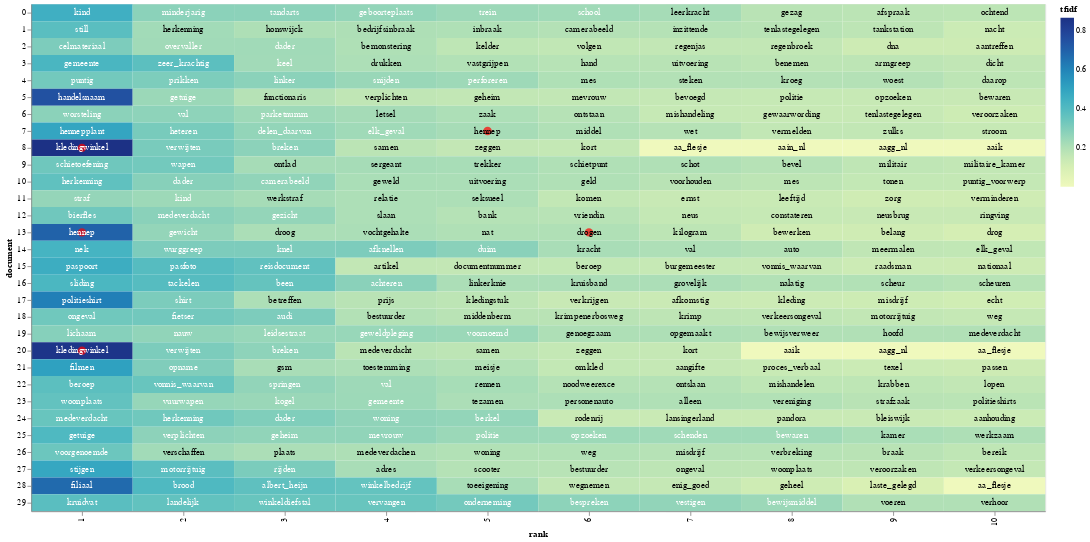

This figure's notebook cell:
### Code cell
import altair as alt
import numpy as np

# 18 = 0 / 19 = 1 / 20 = 2 / 21 = 3

a = 0

# Terms in this list will get a red dot in the visualization
term_list = ['kledingwinkel', 'hennep', 'drogen'] # Highlight the words of interest

# adding a little randomness to break ties in term ranking
top_tfidf_plusRand = top_idfs[a].copy()
top_tfidf_plusRand = top_tfidf_plusRand.iloc[:300,]
top_tfidf_plusRand['tfidf'] = top_tfidf_plusRand['tfidf'] + np.random.rand(top_tfidf_plusRand.shape[0])*0.0001

# base for all visualizations, with rank calculation
base = alt.Chart(top_tfidf_plusRand).encode(
    x = 'rank:O',
    y = 'document:N'
).transform_window(
    rank = "rank()",
    sort = [alt.SortField("tfidf", order="descending")],
    groupby = ["document"],
)

# heatmap specification
heatmap = base.mark_rect().encode(
    color = 'tfidf:Q'
)

# red circle over terms in above list
circle = base.mark_circle(size=100).encode(
    color = alt.condition(
        alt.FieldOneOfPredicate(field='term', oneOf=term_list),
        alt.value('red'),
        alt.value('#FFFFFF00')        
    )
)

# text labels, white for darker heatmap colors
text = base.mark_text(baseline='middle').encode(
    text = 'term:N',
    color = alt.condition(alt.datum.tfidf >= 0.23, alt.value('white'), alt.value('black'))
)

# display the three superimposed visualizations
(heatmap + circle + text).properties(width = 1200)

### Figure 1 — Vega-Lite specification as saved in the notebook (floating-point values rounded to 4 significant figures; data arrays with more than 128 entries replaced by an {"elided": "..."} marker saying what was removed)
{"config": {"view": {"continuousWidth": 400, "continuousHeight": 300}}, "layer": [{"mark": "rect", "encoding": {"color": {"field": "tfidf", "type": "quantitative"}, "x": {"field": "rank", "type": "ordinal"}, "y": {"field": "document", "type": "nominal"}}, "transform": [{"window": [{"op": "rank", "field": "", "as": "rank"}], "groupby": ["document"], "sort": [{"field": "tfidf", "order": "descending"}]}]}, {"mark": {"type": "circle", "size": 100}, "encoding": {"color": {"condition": {"value": "red", "test": {"field": "term", "oneOf": ["kledingwinkel", "hennep", "drogen"]}}, "value": "#FFFFFF00"}, "x": {"field": "rank", "type": "ordinal"}, "y": {"field": "document", "type": "nominal"}}, "transform": [{"window": [{"op": "rank", "field": "", "as": "rank"}], "groupby": ["document"], "sort": [{"field": "tfidf", "order": "descending"}]}]}, {"mark": {"type": "text", "baseline": "middle"}, "encoding": {"color": {"condition": {"value": "white", "test": "(datum.tfidf >= 0.23)"}, "value": "black"}, "text": {"field": "term", "type": "nominal"}, "x": {"field": "rank", "type": "ordinal"}, "y": {"field": "document", "type": "nominal"}}, "transform": [{"window": [{"op": "rank", "field": "", "as": "rank"}], "groupby": ["document"], "sort": [{"field": "tfidf", "order": "descending"}]}]}], "data": {"name": "data-a4a8afa6341fb8b579eb91a59a068b3c"}, "width": 1200, "$schema": "https://vega.github.io/schema/vega-lite/v4.17.0.json", "datasets": {"data-a4a8afa6341fb8b579eb91a59a068b3c": {"elided": "300 records"}}}
